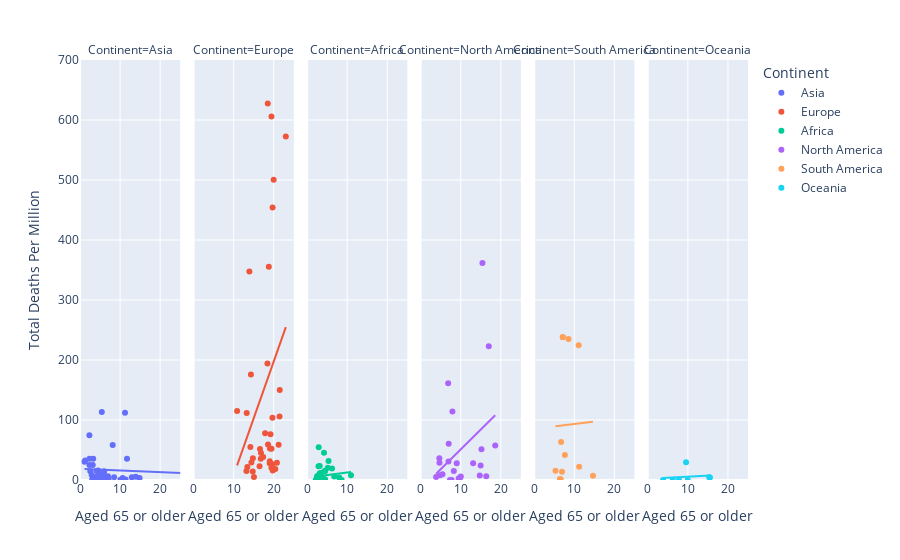

The code cell stored with this chart in its notebook:
### Code cell
import plotly.express as px
from plotly.subplots import make_subplots
import plotly.graph_objects as go

fig = px.scatter(countries_data_number_index, x="Aged 65 or older",y="Total Deaths Per Million", color="Continent",
                hover_name="Country",trendline="ols",facet_col="Continent",size_max=45,range_x=[0,25],range_y=[0,700])
fig.show()

### Figure 1 — Plotly figure (JSON) as saved in the notebook; plotly's stock layout.template omitted (floating-point values rounded to 4 significant figures)
{"data": [{"hovertemplate": "<b>%{hovertext}</b><br><br>Continent=Asia<br>Aged 65 or older=%{x}<br>Total Deaths Per Million=%{y}<extra></extra>", "hovertext": ["Afghanistan", "Armenia", "Azerbaijan", "Bahrain", "Bangladesh", "Bhutan", "Brunei", "Cambodia", "China", "Georgia", "India", "Indonesia", "Iran", "Iraq", "Israel", "Japan", "Jordan", "Kazakhstan", "Kuwait", "Kyrgyzstan", "Laos", "Lebanon", "Malaysia", "Maldives", "Mongolia", "Myanmar", "Nepal", "Oman", "Pakistan", "Palestine", "Philippines", "Qatar", "Saudi Arabia", "Singapore", "South Korea", "Sri Lanka", "Syria", "Taiwan", "Tajikistan", "Thailand", "Timor", "Turkey", "United Arab Emirates", "Uzbekistan", "Vietnam", "Yemen"], "legendgroup": "Asia", "marker": {"color": "#636efa", "symbol": "circle"}, "mode": "markers", "name": "Asia", "orientation": "v", "showlegend": true, "type": "scatter", "x": [2.581, 11.23, 6.018, 2.372, 5.098, 4.885, 4.591, 4.412, 10.64, 14.86, 5.989, 5.319, 5.44, 3.186, 11.73, 27.05, 3.81, 6.991, 2.345, 4.489, 4.029, 8.514, 6.293, 4.12, 4.031, 5.732, 5.809, 2.355, 4.495, 3.043, 4.803, 1.307, 3.295, 12.92, 13.91, 10.07, null, null, 3.466, 11.37, 3.556, 8.153, 1.144, 4.469, 7.15, 2.922], "xaxis": "x", "y": [14.62, 112.0, 14.6, 35.26, 8.653, 0, 6.857, 0, 3.223, 3.509, 9.604, 8.88, 113.2, 25.18, 35.24, 7.527, 0.882, 6.284, 74.7, 5.671, 0, 4.688, 3.738, 14.8, 0, 0.11, 0.755, 25.07, 15.85, 0.98, 10.49, 32.63, 35.33, 4.444, 5.461, 0.514, 0.4, 0.294, 5.452, 0.831, 0, 58.42, 30.43, 0.568, 0, 8.516], "yaxis": "y"}, {"hovertemplate": "<b>OLS trendline</b><br>Total Deaths Per Million = -0.284592 * Aged 65 or older + 18.7427<br>R<sup>2</sup>=0.002511<br><br>Continent=Asia<br>Aged 65 or older=%{x}<br>Total Deaths Per Million=%{y} <b>(trend)</b><extra></extra>", "legendgroup": "Asia", "marker": {"color": "#636efa", "symbol": "circle"}, "mode": "lines", "name": "Asia", "showlegend": false, "type": "scatter", "x": [1.144, 1.307, 2.345, 2.355, 2.372, 2.581, 2.922, 3.043, 3.186, 3.295, 3.466, 3.556, 3.81, 4.029, 4.031, 4.12, 4.412, 4.469, 4.489, 4.495, 4.591, 4.803, 4.885, 5.098, 5.319, 5.44, 5.732, 5.809, 5.989, 6.018, 6.293, 6.991, 7.15, 8.153, 8.514, 10.07, 10.64, 11.23, 11.37, 11.73, 12.92, 13.91, 14.86, 27.05], "xaxis": "x", "y": [18.42, 18.37, 18.08, 18.07, 18.07, 18.01, 17.91, 17.88, 17.84, 17.8, 17.76, 17.73, 17.66, 17.6, 17.6, 17.57, 17.49, 17.47, 17.47, 17.46, 17.44, 17.38, 17.35, 17.29, 17.23, 17.19, 17.11, 17.09, 17.04, 17.03, 16.95, 16.75, 16.71, 16.42, 16.32, 15.88, 15.71, 15.55, 15.51, 15.4, 15.07, 14.78, 14.51, 11.04], "yaxis": "y"}, {"hovertemplate": "<b>%{hovertext}</b><br><br>Continent=Europe<br>Aged 65 or older=%{x}<br>Total Deaths Per Million=%{y}<extra></extra>", "hovertext": ["Albania", "Andorra", "Austria", "Belarus", "Belgium", "Bosnia and Herzegovina", "Bulgaria", "Croatia", "Cyprus", "Czech Republic", "Denmark", "Estonia", "Faeroe Islands", "Finland", "France", "Germany", "Gibraltar", "Greece", "Guernsey", "Hungary", "Iceland", "Ireland", "Isle of Man", "Italy", "Jersey", "Kosovo", "Latvia", "Liechtenstein", "Lithuania", "Luxembourg", "Macedonia", "Malta", "Moldova", "Monaco", "Montenegro", "Netherlands", "Norway", "Poland", "Portugal", "Romania", "Russia", "San Marino", "Serbia", "Slovakia", "Slovenia", "Spain", "Sweden", "Switzerland", "Ukraine", "United Kingdom", "Vatican"], "legendgroup": "Europe", "marker": {"color": "#EF553B", "symbol": "circle"}, "mode": "markers", "name": "Europe", "orientation": "v", "showlegend": true, "type": "scatter", "x": [13.19, null, 19.2, 14.8, 18.57, 16.57, 20.8, 19.72, 13.42, 19.03, 19.68, 19.45, null, 21.23, 19.72, 21.45, null, 20.4, null, 18.58, 14.43, 13.93, null, 23.02, null, null, 19.75, null, 19.0, 14.31, 13.26, 19.43, 10.86, null, 14.76, 18.78, 16.82, 16.76, 21.5, 17.85, 14.18, null, 17.37, 15.07, 19.06, 19.44, 19.98, 18.44, 16.46, 18.52, null], "xaxis": "x2", "y": [14.94, 673.0, 76.39, 36.3, 836.6, 51.51, 28.64, 26.06, 21.69, 31.38, 103.6, 52.02, 0, 58.84, 454.0, 106.0, 0, 18.23, 193.9, 59.0, 29.3, 347.3, 282.2, 572.4, 306.7, 17.07, 15.9, 26.22, 27.92, 175.7, 111.8, 20.38, 115.0, 127.4, 14.33, 355.4, 45.01, 35.56, 149.9, 77.97, 54.83, 1238.0, 38.21, 5.129, 52.43, 605.8, 500.3, 194.1, 22.73, 627.4, 0], "yaxis": "y2"}, {"hovertemplate": "<b>OLS trendline</b><br>Total Deaths Per Million = 18.9556 * Aged 65 or older + -181.635<br>R<sup>2</sup>=0.064872<br><br>Continent=Europe<br>Aged 65 or older=%{x}<br>Total Deaths Per Million=%{y} <b>(trend)</b><extra></extra>", "legendgroup": "Europe", "marker": {"color": "#EF553B", "symbol": "circle"}, "mode": "lines", "name": "Europe", "showlegend": false, "type": "scatter", "x": [10.86, 13.19, 13.26, 13.42, 13.93, 14.18, 14.31, 14.43, 14.76, 14.8, 15.07, 16.46, 16.57, 16.76, 16.82, 17.37, 17.85, 18.44, 18.52, 18.57, 18.58, 18.78, 19.0, 19.03, 19.06, 19.2, 19.43, 19.44, 19.45, 19.68, 19.72, 19.72, 19.75, 19.98, 20.4, 20.8, 21.23, 21.45, 21.5, 23.02], "xaxis": "x2", "y": [24.3, 68.35, 69.72, 72.67, 82.38, 87.12, 89.66, 91.91, 98.19, 98.89, 104.0, 130.4, 132.4, 136.1, 137.2, 147.5, 156.7, 167.8, 169.4, 170.4, 170.5, 174.3, 178.6, 179.0, 179.7, 182.4, 186.6, 186.8, 187.1, 191.4, 192.1, 192.2, 192.8, 197.2, 205.0, 212.7, 220.8, 225.0, 225.9, 254.7], "yaxis": "y2"}, {"hovertemplate": "<b>%{hovertext}</b><br><br>Continent=Africa<br>Aged 65 or older=%{x}<br>Total Deaths Per Million=%{y}<extra></extra>", "hovertext": ["Algeria", "Angola", "Benin", "Botswana", "Burkina Faso", "Burundi", "Cameroon", "Cape Verde", "Central African Republic", "Chad", "Comoros", "Congo", "Cote d'Ivoire", "Democratic Republic of Congo", "Djibouti", "Egypt", "Equatorial Guinea", "Eritrea", "Ethiopia", "Gabon", "Gambia", "Ghana", "Guinea", "Guinea-Bissau", "Kenya", "Lesotho", "Liberia", "Libya", "Madagascar", "Malawi", "Mali", "Mauritania", "Mauritius", "Morocco", "Mozambique", "Namibia", "Niger", "Nigeria", "Rwanda", "Sao Tome and Principe", "Senegal", "Seychelles", "Sierra Leone", "Somalia", "South Africa", "South Sudan", "Sudan", "Swaziland", "Tanzania", "Togo", "Tunisia", "Uganda", "Western Sahara", "Zambia", "Zimbabwe"], "legendgroup": "Africa", "marker": {"color": "#00cc96", "symbol": "circle"}, "mode": "markers", "name": "Africa", "orientation": "v", "showlegend": true, "type": "scatter", "x": [6.211, 2.405, 3.244, 3.941, 2.409, 2.562, 3.165, 4.46, 3.655, 2.486, 2.963, 3.402, 2.933, 3.02, 4.213, 5.159, 2.846, 3.607, 3.526, 4.45, 2.339, 3.385, 3.135, 3.002, 2.686, 4.506, 3.057, 4.424, 2.929, 2.979, 2.519, 3.138, 10.95, 6.769, 3.158, 3.552, 2.553, 2.751, 2.974, 2.886, 3.008, 8.606, 2.538, 2.731, 5.344, 3.441, 3.548, 3.163, 3.108, 2.839, 8.001, 2.168, null, 2.48, 2.822], "xaxis": "x3", "y": [19.09, 0.243, 0.907, 0.425, 2.535, 0.084, 11.3, 14.39, 4.762, 4.505, 5.75, 5.074, 1.858, 1.385, 45.55, 20.58, 22.81, 0, 0.626, 15.28, 0.828, 2.735, 2.056, 8.638, 2.25, 0, 6.525, 1.455, 0.469, 0.418, 5.382, 23.23, 7.863, 5.771, 0.128, 0, 2.768, 2.455, 0.154, 54.75, 4.897, 0, 6.644, 5.537, 31.65, 3.037, 11.88, 4.31, 0.352, 1.57, 4.231, 0, 1.674, 0.598, 0.404], "yaxis": "y3"}, {"hovertemplate": "<b>OLS trendline</b><br>Total Deaths Per Million = 0.871036 * Aged 65 or older + 3.84335<br>R<sup>2</sup>=0.017160<br><br>Continent=Africa<br>Aged 65 or older=%{x}<br>Total Deaths Per Million=%{y} <b>(trend)</b><extra></extra>", "legendgroup": "Africa", "marker": {"color": "#00cc96", "symbol": "circle"}, "mode": "lines", "name": "Africa", "showlegend": false, "type": "scatter", "x": [2.168, 2.339, 2.405, 2.409, 2.48, 2.486, 2.519, 2.538, 2.553, 2.562, 2.686, 2.731, 2.751, 2.822, 2.839, 2.846, 2.886, 2.929, 2.933, 2.963, 2.974, 2.979, 3.002, 3.008, 3.02, 3.057, 3.108, 3.135, 3.138, 3.158, 3.163, 3.165, 3.244, 3.385, 3.402, 3.441, 3.526, 3.548, 3.552, 3.607, 3.655, 3.941, 4.213, 4.424, 4.45, 4.46, 4.506, 5.159, 5.344, 6.211, 6.769, 8.001, 8.606, 10.95], "xaxis": "x3", "y": [5.732, 5.881, 5.938, 5.942, 6.004, 6.009, 6.037, 6.054, 6.067, 6.075, 6.183, 6.222, 6.24, 6.301, 6.316, 6.322, 6.357, 6.395, 6.398, 6.424, 6.434, 6.438, 6.458, 6.463, 6.474, 6.506, 6.551, 6.574, 6.577, 6.594, 6.598, 6.6, 6.669, 6.792, 6.807, 6.841, 6.915, 6.934, 6.937, 6.985, 7.027, 7.276, 7.513, 7.697, 7.719, 7.728, 7.768, 8.337, 8.498, 9.253, 9.739, 10.81, 11.34, 13.38], "yaxis": "y3"}, {"hovertemplate": "<b>%{hovertext}</b><br><br>Continent=North America<br>Aged 65 or older=%{x}<br>Total Deaths Per Million=%{y}<extra></extra>", "hovertext": ["Anguilla", "Antigua and Barbuda", "Aruba", "Bahamas", "Barbados", "Belize", "Bermuda", "Bonaire Sint Eustatius and Saba", "British Virgin Islands", "Canada", "Cayman Islands", "Costa Rica", "Cuba", "Curacao", "Dominica", "Dominican Republic", "El Salvador", "Greenland", "Grenada", "Guatemala", "Haiti", "Honduras", "Jamaica", "Mexico", "Montserrat", "Nicaragua", "Panama", "Puerto Rico", "Saint Kitts and Nevis", "Saint Lucia", "Saint Vincent and the Grenadines", "Sint Maarten (Dutch part)", "Trinidad and Tobago", "Turks and Caicos Islands", "United States", "United States Virgin Islands"], "legendgroup": "North America", "marker": {"color": "#ab63fa", "symbol": "circle"}, "mode": "markers", "name": "North America", "orientation": "v", "showlegend": true, "type": "scatter", "x": [null, 6.933, 13.09, 8.996, 14.95, 3.853, null, null, null, 16.98, null, 9.468, 14.74, 16.37, null, 6.981, 8.273, null, 7.304, 4.694, 4.8, 4.652, 9.684, 6.857, null, 5.445, 7.918, 15.17, null, 9.721, 7.724, null, 10.01, null, 15.41, 18.6], "xaxis": "x4", "y": [0, 30.64, 28.1, 27.97, 24.36, 5.03, 144.5, 0, 33.07, 222.8, 15.22, 2.356, 7.504, 6.094, 0, 60.38, 15.11, 0, 0, 28.69, 7.718, 36.15, 3.377, 161.2, 200.0, 9.661, 114.3, 51.38, 0, 0, 0, 349.8, 5.716, 25.83, 361.7, 57.46], "yaxis": "y4"}, {"hovertemplate": "<b>OLS trendline</b><br>Total Deaths Per Million = 6.60171 * Aged 65 or older + -14.9485<br>R<sup>2</sup>=0.119478<br><br>Continent=North America<br>Aged 65 or older=%{x}<br>Total Deaths Per Million=%{y} <b>(trend)</b><extra></extra>", "legendgroup": "North America", "marker": {"color": "#ab63fa", "symbol": "circle"}, "mode": "lines", "name": "North America", "showlegend": false, "type": "scatter", "x": [3.853, 4.652, 4.694, 4.8, 5.445, 6.857, 6.933, 6.981, 7.304, 7.724, 7.918, 8.273, 8.996, 9.468, 9.684, 9.721, 10.01, 13.09, 14.74, 14.95, 15.17, 15.41, 16.37, 16.98, 18.6], "xaxis": "x4", "y": [10.49, 15.76, 16.04, 16.74, 21.0, 30.32, 30.82, 31.14, 33.27, 36.04, 37.32, 39.67, 44.44, 47.56, 48.98, 49.23, 51.16, 71.43, 82.35, 83.76, 85.19, 86.8, 93.1, 97.17, 107.8], "yaxis": "y4"}, {"hovertemplate": "<b>%{hovertext}</b><br><br>Continent=South America<br>Aged 65 or older=%{x}<br>Total Deaths Per Million=%{y}<extra></extra>", "hovertext": ["Argentina", "Bolivia", "Brazil", "Chile", "Colombia", "Ecuador", "Falkland Islands", "Guyana", "Paraguay", "Peru", "Suriname", "Uruguay", "Venezuela"], "legendgroup": "South America", "marker": {"color": "#FFA15A", "symbol": "circle"}, "mode": "markers", "name": "South America", "orientation": "v", "showlegend": true, "type": "scatter", "x": [11.2, 6.704, 8.552, 11.09, 7.646, 7.104, null, 5.305, 6.378, 7.151, 6.933, 14.65, 6.614], "xaxis": "x5", "y": [21.95, 63.39, 235.1, 224.7, 41.78, 238.0, 0, 15.26, 1.823, 238.4, 13.64, 7.197, 1.161], "yaxis": "y5"}, {"hovertemplate": "<b>OLS trendline</b><br>Total Deaths Per Million = 0.789989 * Aged 65 or older + 85.3282<br>R<sup>2</sup>=0.000399<br><br>Continent=South America<br>Aged 65 or older=%{x}<br>Total Deaths Per Million=%{y} <b>(trend)</b><extra></extra>", "legendgroup": "South America", "marker": {"color": "#FFA15A", "symbol": "circle"}, "mode": "lines", "name": "South America", "showlegend": false, "type": "scatter", "x": [5.305, 6.378, 6.614, 6.704, 6.933, 7.104, 7.151, 7.646, 8.552, 11.09, 11.2, 14.65], "xaxis": "x5", "y": [89.52, 90.37, 90.55, 90.62, 90.81, 90.94, 90.98, 91.37, 92.08, 94.09, 94.17, 96.91], "yaxis": "y5"}, {"hovertemplate": "<b>%{hovertext}</b><br><br>Continent=Oceania<br>Aged 65 or older=%{x}<br>Total Deaths Per Million=%{y}<extra></extra>", "hovertext": ["Australia", "Fiji", "French Polynesia", "Guam", "New Caledonia", "New Zealand", "Northern Mariana Islands", "Papua New Guinea"], "legendgroup": "Oceania", "marker": {"color": "#19d3f3", "symbol": "circle"}, "mode": "markers", "name": "Oceania", "orientation": "v", "showlegend": true, "type": "scatter", "x": [15.5, 6.224, 7.775, 9.551, 9.954, 15.32, null, 3.808], "xaxis": "x6", "y": [4, 0, 0, 29.62, 0, 4.562, 34.75, 0], "yaxis": "y6"}, {"hovertemplate": "<b>OLS trendline</b><br>Total Deaths Per Million = 0.372392 * Aged 65 or older + 1.83028<br>R<sup>2</sup>=0.022758<br><br>Continent=Oceania<br>Aged 65 or older=%{x}<br>Total Deaths Per Million=%{y} <b>(trend)</b><extra></extra>", "legendgroup": "Oceania", "marker": {"color": "#19d3f3", "symbol": "circle"}, "mode": "lines", "name": "Oceania", "showlegend": false, "type": "scatter", "x": [3.808, 6.224, 7.775, 9.551, 9.954, 15.32, 15.5], "xaxis": "x6", "y": [3.248, 4.148, 4.726, 5.387, 5.537, 7.536, 7.604], "yaxis": "y6"}], "layout": {"annotations": [{"font": {}, "showarrow": false, "text": "Continent=Asia", "x": 0.075, "xanchor": "center", "xref": "paper", "y": 1, "yanchor": "bottom", "yref": "paper"}, {"font": {}, "showarrow": false, "text": "Continent=Europe", "x": 0.245, "xanchor": "center", "xref": "paper", "y": 1, "yanchor": "bottom", "yref": "paper"}, {"font": {}, "showarrow": false, "text": "Continent=Africa", "x": 0.415, "xanchor": "center", "xref": "paper", "y": 1, "yanchor": "bottom", "yref": "paper"}, {"font": {}, "showarrow": false, "text": "Continent=North America", "x": 0.585, "xanchor": "center", "xref": "paper", "y": 1, "yanchor": "bottom", "yref": "paper"}, {"font": {}, "showarrow": false, "text": "Continent=South America", "x": 0.755, "xanchor": "center", "xref": "paper", "y": 1, "yanchor": "bottom", "yref": "paper"}, {"font": {}, "showarrow": false, "text": "Continent=Oceania", "x": 0.925, "xanchor": "center", "xref": "paper", "y": 1, "yanchor": "bottom", "yref": "paper"}], "legend": {"title": {"text": "Continent"}, "tracegroupgap": 0}, "margin": {"t": 60}, "xaxis": {"anchor": "y", "domain": [0, 0.15], "range": [0, 25], "title": {"text": "Aged 65 or older"}}, "xaxis2": {"anchor": "y2", "domain": [0.17, 0.32], "matches": "x", "range": [0, 25], "title": {"text": "Aged 65 or older"}}, "xaxis3": {"anchor": "y3", "domain": [0.34, 0.49], "matches": "x", "range": [0, 25], "title": {"text": "Aged 65 or older"}}, "xaxis4": {"anchor": "y4", "domain": [0.51, 0.66], "matches": "x", "range": [0, 25], "title": {"text": "Aged 65 or older"}}, "xaxis5": {"anchor": "y5", "domain": [0.68, 0.83], "matches": "x", "range": [0, 25], "title": {"text": "Aged 65 or older"}}, "xaxis6": {"anchor": "y6", "domain": [0.85, 1], "matches": "x", "range": [0, 25], "title": {"text": "Aged 65 or older"}}, "yaxis": {"anchor": "x", "domain": [0, 1], "range": [0, 700], "title": {"text": "Total Deaths Per Million"}}, "yaxis2": {"anchor": "x2", "domain": [0, 1], "matches": "y", "showticklabels": false}, "yaxis3": {"anchor": "x3", "domain": [0, 1], "matches": "y", "showticklabels": false}, "yaxis4": {"anchor": "x4", "domain": [0, 1], "matches": "y", "showticklabels": false}, "yaxis5": {"anchor": "x5", "domain": [0, 1], "matches": "y", "showticklabels": false}, "yaxis6": {"anchor": "x6", "domain": [0, 1], "matches": "y", "showticklabels": false}}}
